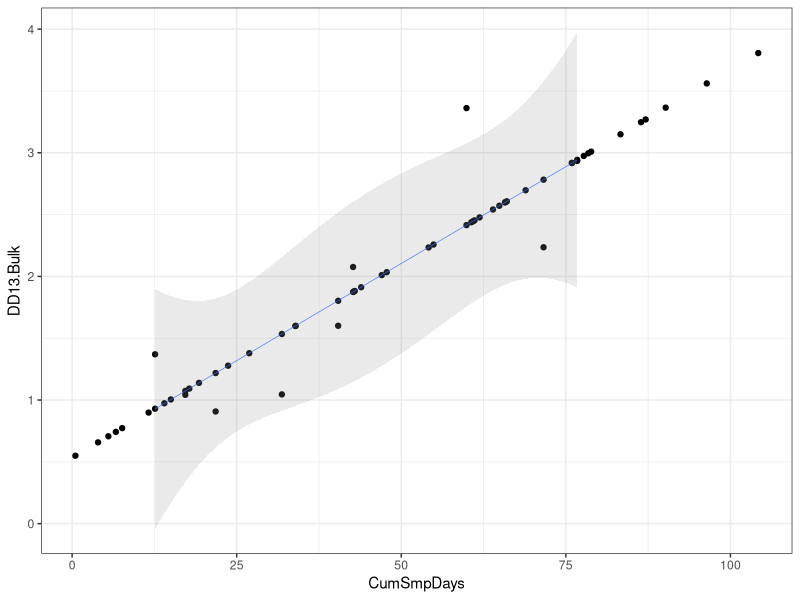
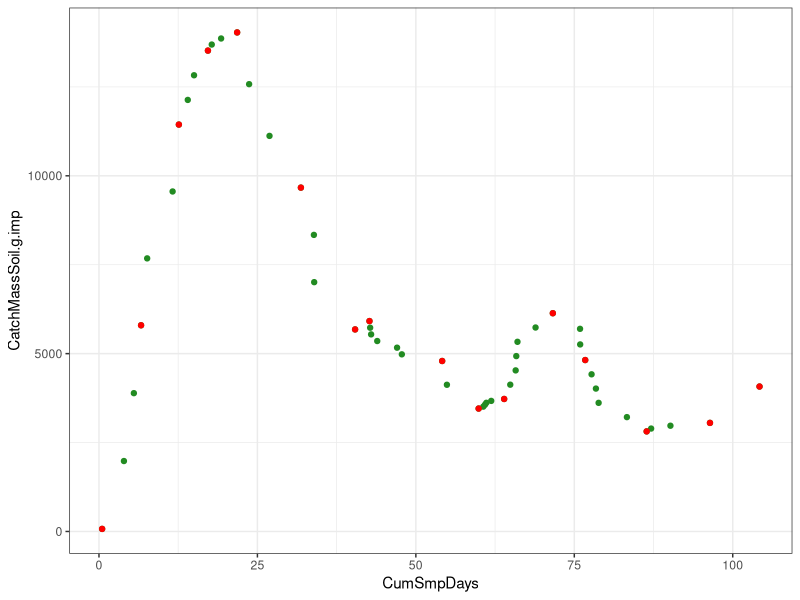

Write the R code that produced these figures, in order.
## ---- chunk 1
knitr::opts_chunk$set(echo = TRUE, warning=FALSE, message = FALSE)
Sys.setlocale("LC_ALL", "English")
## ---- chunk 2

library("ggplot2")
library("ggrepel")
library("zoo")

# Melting data sets & changin axes
library("reshape2")

library("MASS")
## ---- chunk 3
# Initial signature measured in tank
initialDelta = -32.253
## ---- chunk 4

# Check working directory
getwd()
# setwd("D:/Documents/these_pablo/Rscripts/Clustering")

waters = read.csv2("Data/WeeklyHydroContam_R.csv")



waters$ti <- as.POSIXct(strptime(waters$ti, "%Y-%m-%d %H:%M", tz="EST"))
colnames(waters)[colnames(waters) == "ti"] <- "Date.ti"
waters$Events <- factor(waters$Events, levels = unique(waters$Events))
waters$Event <- factor(waters$Event, levels = unique(waters$Event))

#colnames(waters)

# Integrate Catchment's Bulk signature for normalization of discharge signatures
# Soils
soils = read.csv2("Data/MassBalance_R.csv", 
                       na.strings=c('#DIV/0!', '', 'NA'), header = TRUE)
colnames(soils)[colnames(soils) == "ti"] <- "Date.ti"
soils$Date.ti <- as.POSIXct(strptime(soils$Date.ti, 
                                          "%Y-%m-%d %H:%M", tz="EST")) # csv typos, option 1
sum(is.na(soils$Date.ti)) == 0

#colnames(soils)

keepSoil <- c("WeekSubWeek", "Event", 
              "comp.d13C.SE.North", "comp.d13C.SE.Talweg", "comp.d13C.SE.South", 
              "f.max.comp", "f.mean.comp", "f.min.comp", "ngC.SD","ngC.SE", "N_compsoil", "N_ngC")
soils <- soils[ , !(names(soils) %in% keepSoil)]

names(soils)

repeatsInWater <- names(waters)[(names(waters) %in% names(soils))] # Not unique to waters
repeatsInWater <- repeatsInWater[2:length(repeatsInWater)]
waters <- waters[ , !(names(waters) %in% repeatsInWater)]

watSoilMerged <- merge(waters, soils, by = "Date.ti", all = T)

if (is.na(watSoilMerged$WeekSubWeek[nrow(watSoilMerged)])) {
  watSoilMerged <- watSoilMerged[1:nrow(watSoilMerged)-1, ]
}
# d13obs <- waters$SD.d13C
# totd13obs <- length(d13obs) - sum(is.na(d13obs))

watSoilMerged$DD13.Bulk <- watSoilMerged$BulkCatch.d13-initialDelta 

colnames(watSoilMerged)


## ---- chunk 5

dropNoUse <- c("Markers" , "TimeDiff", 
               "se.d13C", "MES.mg.L", "MES.sd", "MO.mg.L", "filt.se.d13C", "f.diss", "f.filt",
               "Appl.Mass.g", 
               "FracDiss", "FracFilt",
               # Nanogram obs numbers.
               "N_ngC.diss", "N_ngC.fl", 
               # Remove in mg units 
               "DissSmeto.mg", "DissSmeto.mg.SD" ,
               "DissOXA.mg", "DissOXA.mg.SD",
              "DissESA.mg", "DissESA.mg.SD" , 
              "FiltSmeto.mg", "FiltSmeto.mg.SD" ,
              "TotSMout.mg","TotSMout.mg.SD",
              # Transect areas
              "ID.N", "ID.T", "ID.S", "Area.N", "Area.T", "Area.S",
              # Standard errors
              "se.d13C", "filt.se.d13C",
              # Degradation 
              "B.diss.x", "B.filt.x",
              "B.mean.comp.North", "B.max.comp.North" , "B.min.comp.North",
              "B.mean.comp.Talweg", "B.max.comp.Talweg", "B.min.comp.Talweg",
              "B.mean.comp.South", "B.max.comp.South" , "B.min.comp.South", 
              "FracDeltaOut" ,
              # Isotopes (DD already included)
               "comp.d13C.North","comp.d13C.SD.North", 
              "comp.d13C.Talweg", "comp.d13C.SD.Talweg" #,
              # Masses on transects
              # "MassSoil.g.North", "MassSoil.g.Talweg", "MassSoil.g.South" 
              )

watSoilMerged <- watSoilMerged[ , !(names(watSoilMerged) %in% dropNoUse)]


# Date conversion correct: 
sum(is.na(watSoilMerged$Date.ti)) == 0
colnames(watSoilMerged)
sum(is.na(watSoilMerged$maxQ))
## ---- chunk 6

watSoilMerged$DIa <- watSoilMerged$maxQ*watSoilMerged$Volume.m3/watSoilMerged$Duration.Hrs
# watSoilMerged$DIb <- watSoilMerged$Volume.m3/watSoilMerged$Duration.Hrs * 1/watSoilMerged$maxQ

## ---- chunk 7

watSoilMerged$CumSmpDays <- cumsum(watSoilMerged$Sampled.Hrs)/24
names(watSoilMerged)

DD.glm1 <- glm(watSoilMerged$DD13.Bulk ~ watSoilMerged$CumSmpDays)
# DD.glm2 <- glm(watSoilMerged$DD13.Bulk ~ (watSoilMerged$CumSmpDays)^2, family = gaussian)
summary(DD.glm1) # Both models were identical

DDdiss.glm1 <- glm(watSoilMerged$DD13C.diss ~ watSoilMerged$CumSmpDays)

# Input isotope predicted values 
watSoilMerged$DD.Bulk.imp <- predict(DD.glm1, data.frame(watSoilMerged$CumSmpDays))
watSoilMerged$DD.diss.imp <- predict(DDdiss.glm1, data.frame(watSoilMerged$CumSmpDays))
View(watSoilMerged[, c(1, 119, ncol(watSoilMerged))])
# Input linear approx mass soils
watSoilMerged$CatchMassSoil.g.imp <- na.approx(watSoilMerged$CatchMassSoil.g)


# Isotopes Bulk Soils
ggplot(data = watSoilMerged, aes(x = CumSmpDays))+
  geom_point(aes(y = DD13.Bulk)) +
  geom_point(aes(y = DD.Bulk.imp)) +
  stat_smooth(aes(x = CumSmpDays, y = DD13.Bulk ), method = "lm", formula = y ~ poly(x, 2), se = T, alpha = 0.2, size=0.2) +
  theme_bw()


ggplot(data = watSoilMerged, aes(x = CumSmpDays))+
  geom_point(aes(y = CatchMassSoil.g.imp), col = "forestgreen") +
  geom_point(aes(y = CatchMassSoil.g), col = "red") +
  theme_bw()

# View(watSoilMerged[, c(1:29, 47:60, 70, 102: ncol(watSoilMerged))])

# Option 1. 
# Divide by estimated mass in catchment available # [-]
# watSoilMerged$SM.g.nrm <- watSoilMerged$TotSMout.g/watSoilMerged$BalMassDisch.g # [-]
# watSoilMerged$MEL.g.nrm <- watSoilMerged$MELsm.g/watSoilMerged$BalMassDisch.g # [-]

# Option 2
# Divide by estimated prct. mass in catchment available # [g]
# watSoilMerged$CumPrctMassOut <- cumsum(watSoilMerged$prctMassOut)
# watSoilMerged$SM.g.nrm.prc <- watSoilMerged$TotSMout.g/watSoilMerged$CumPrctMassOut # [-]
# watSoilMerged$MEL.g.nrm.prc <- watSoilMerged$MELsm.g/watSoilMerged$CumPrctMassOut # [-]


watSoilMerged$SM.g.nrm <- watSoilMerged$TotSMout.g/watSoilMerged$CatchMassSoil.g.imp # [-]
watSoilMerged$TP.g.nrm <- (watSoilMerged$MELsm.g-watSoilMerged$TotSMout.g)/watSoilMerged$CatchMassSoil.g.imp # [-]
watSoilMerged$DD.diss.nrm <-  watSoilMerged$DD13C.diss/watSoilMerged$DD.Bulk.imp # Losses values where no BULK was obtained
watSoilMerged$DD.diss.nrmSD <- watSoilMerged$SD.d13C/watSoilMerged$DD.Bulk.imp
# watSoilMerged$DD.diff.prc <- ifelse( is.na(watSoilMerged$DD13C.diss) , NA,
#                                    ((watSoilMerged$DD13C.diss-watSoilMerged$DD.Bulk.imp)/watSoilMerged$DD.Bulk.imp)*100)

names(watSoilMerged)

#View(watSoilMerged[, c( 1, 32 , 73, 81:83 )])

## ---- chunk 8

waterXY <- watSoilMerged

write.csv2(waterXY, 
           'Data/WaterSoils_R.csv', row.names = F)
sum(is.na(watSoilMerged$maxQ))

# waterXY <-  waterSmall[ , (names(waterSmall) %in% hydro)]
# waterXY.nona <- waterXY[complete.cases(waterXY), ]

## ---- chunk 9

# Merge different cummulative rains (ignore for now)
if (FALSE){
  rain30 <- read.csv2("Data/30minRain.csv")
  rain7 <- read.csv2("Data/7hrRain.csv")
  rain12 <- read.csv2("Data/12hrRain.csv")
  
  formTime <- function(x, newColName){
    x$Time <- as.POSIXct(strptime(x$Time, "%d/%m/%Y %H:%M", tz="EST"))
    colnames(x)[colnames(x) == "Cumm.mm"] <- newColName
    colnames(x)[colnames(x) == "Time"] <- "Date.ti"
    return(x)
  }
  
  rain30 <- formTime(rain30, "Cum30min")
  rain7 <- formTime(rain7, "Cum7hr")
  rain12 <- formTime(rain12, "Cum12hr")
  
  rain <- Reduce(function(...) merge(..., all=TRUE), list(rain30, rain7, rain12))
  
  watRain <- merge(watSoilMerged, rain12, by = "Date.ti", all = T)
  watRain <- Reduce(function(...) merge(..., all=TRUE), list(watSoilMerged, rain7, rain12))
  
  } else {
    watRain <- watSoilMerged
}


## ---- chunk 10
names(watSoilMerged)
